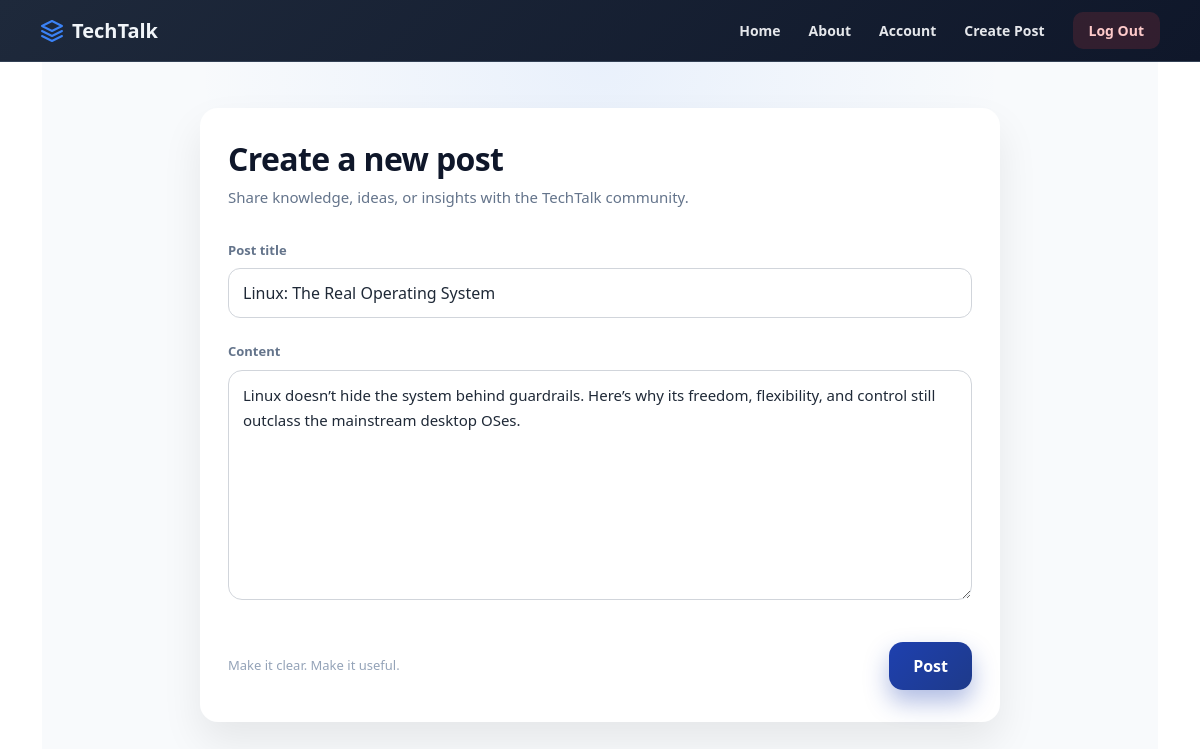
The app's page /1/update (signed in) with its own data.
### Thetechblog/model.py (models this page shows, shortened)
class Blogpost(db.Model):
    users=db.relationship(User, overlaps="author,posts")
    id=db.Column(db.Integer,primary_key=True)
    user_id=db.Column(db.Integer,db.ForeignKey('users.id'),nullable=False)
    date=db.Column(db.DateTime,nullable=False,default=datetime.utcnow)
    title=db.Column(db.String(140),nullable=False)
    text=db.Column(db.Text,nullable=False)

### Thetechblog/blogposts/views.py (the view)
@blogposts.route('/<int:blog_post_id>/update',methods=['GET','POST'])
@login_required
def update(blog_post_id):
    blog_post=Blogpost.query.get_or_404(blog_post_id)
    if blog_post.author!=current_user:
        abort(403)
    form=BlogPostForm()
    if form.validate_on_submit():
        blog_post.title=form.title.data
        blog_post.text=form.text.data
        db.session.commit()
        flash('Blog Post Updated')
        return redirect(url_for('blogposts.blog_post',blog_post_id=blog_post.id))
    elif request.method == 'GET':
        form.title.data=blog_post.title
        form.text.data=blog_post.text
    return render_template('create_post.html',title='Updating',form=form)

### Thetechblog/blogposts/forms.py
class BlogPostForm(FlaskForm):
    title=StringField('Title',validators=[DataRequired()])
    text=TextAreaField('Text',validators=[DataRequired()])
    submit=SubmitField('Post')

### Thetechblog/model.py (called while the page is built)
@login_manager.user_loader
def load_user(user_id):
    return User.query.get(user_id)

    @property
    def is_active(self):
        return True

### Thetechblog/templates/create_post.html (shortened to what this page needs)
{% extends "base.html"%}
{% block content%}
<section
  style="
    min-height: calc(100vh - 70px);
    background:
      radial-gradient(900px circle at top, rgba(59,130,246,0.08), transparent 45%),
      #f8fafc;
    padding: 48px 16px;
    display: flex;
    justify-content: center;
    align-items: flex-start;
  "
>
  <div
    style="
      width: 100%;
      max-width: 800px;
      background: #ffffff;
      border-radius: 18px;
      padding: 32px 28px;
      box-shadow: 0 20px 40px rgba(0,0,0,0.08);
    "
  >
    <div style="margin-bottom: 32px;">
      <h1
        style="
          margin: 0;
          font-size: 32px;
          font-weight: 800;
          color: #0f172a;
          letter-spacing: -0.02em;
        "
      >
        Create a new post
      </h1>
      <p
        style="
          margin-top: 8px;
          font-size: 15px;
          color: #64748b;
        "
      >
        Share knowledge, ideas, or insights with the TechTalk community.
      </p>
    </div>
    <form method="POST">
      <div style="margin-bottom: 24px;">
        {{form.title.label(text="Post title", style="display: block; font-size: 13px; font-weight: 600; color: #64748b; margin-bottom: 8px;")}}
        {{form.title(placeholder="Write a clear, meaningful title...", style="width: 100%; padding: 12px 14px; border-radius: 12px; border: 1px solid #d1d5db; font-size: 16px; color: #1f2937; outline: none;")}}
      </div>
      <div style="margin-bottom: 36px;">
        {{form.text.label(text="Content", style="display: block; font-size: 13px; font-weight: 600; color: #64748b; margin-bottom: 8px;")}}
        {{form.text(placeholder="Write your post here...", rows="8", style="width: 100%; padding: 12px 14px; border-radius: 14px; border: 1px solid #d1d5db; font-size: 15px; line-height: 1.7; color: #1f2937; resize: vertical; outline: none;")}}
      </div>
      <div
        style="
          display: flex;
          justify-content: space-between;
          align-items: center;
          gap: 16px;
          flex-wrap: wrap;
        "
      >
        <span
          style="
            font-size: 13px;
            color: #94a3b8;
          "
        >
          Make it clear. Make it useful.
        </span>
        {{form.submit(text="Publish Post", style="padding: 12px 24px; border-radius: 14px; border: none; background: linear-gradient(135deg, #1e40af, #1e3a8a); color: #ffffff; font-size: 16px; font-weight: 700; cursor: pointer; box-shadow: 0 12px 24px rgba(30,64,175,0.35);")}}
      </div>
    </form>
  </div>
</section>
{%endblock%}

### records on screen
Blogpost: title "Linux: The Real Operating System", text "Linux doesn’t hide the system behind guardrails. Here’s why its freedom, flexibility, and control still outclass the mainstream desktop OSes."
